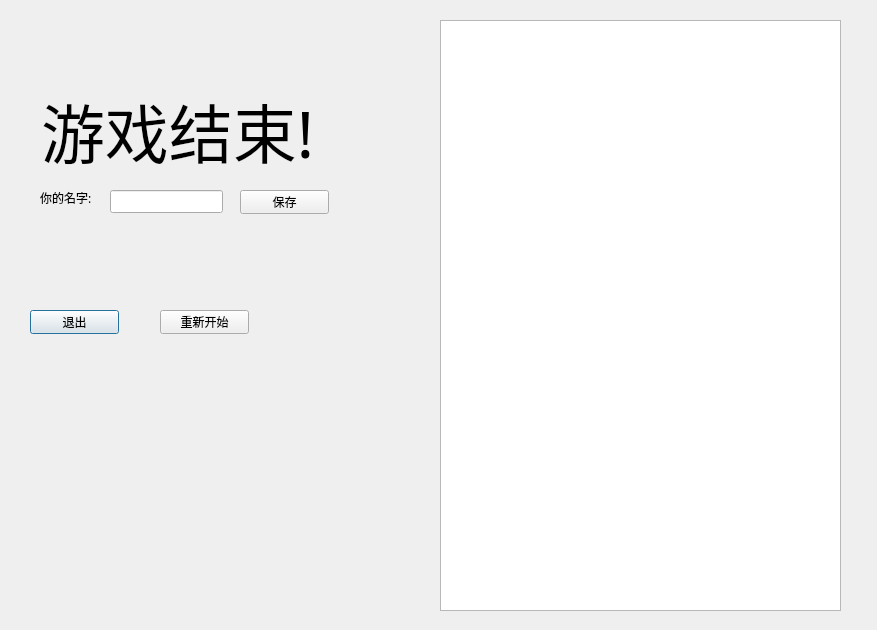
<?xml version="1.0" encoding="UTF-8"?>
<ui version="4.0">
 <class>gameover</class>
 <widget class="QDialog" name="gameover">
  <property name="geometry">
   <rect>
    <x>0</x>
    <y>0</y>
    <width>877</width>
    <height>630</height>
   </rect>
  </property>
  <property name="font">
   <font>
    <family>Agency FB</family>
    <pointsize>48</pointsize>
   </font>
  </property>
  <property name="windowTitle">
   <string>Dialog</string>
  </property>
  <widget class="QLabel" name="label">
   <property name="geometry">
    <rect>
     <x>41</x>
     <y>74</y>
     <width>311</width>
     <height>111</height>
    </rect>
   </property>
   <property name="text">
    <string>游戏结束!</string>
   </property>
  </widget>
  <widget class="QPushButton" name="pushButton">
   <property name="geometry">
    <rect>
     <x>30</x>
     <y>310</y>
     <width>89</width>
     <height>24</height>
    </rect>
   </property>
   <property name="font">
    <font>
     <family>Agency FB</family>
     <pointsize>9</pointsize>
    </font>
   </property>
   <property name="text">
    <string>退出</string>
   </property>
  </widget>
  <widget class="QPushButton" name="pushButton_2">
   <property name="geometry">
    <rect>
     <x>160</x>
     <y>310</y>
     <width>89</width>
     <height>24</height>
    </rect>
   </property>
   <property name="font">
    <font>
     <family>Agency FB</family>
     <pointsize>9</pointsize>
    </font>
   </property>
   <property name="text">
    <string>重新开始</string>
   </property>
  </widget>
  <widget class="QLabel" name="label_2">
   <property name="geometry">
    <rect>
     <x>40</x>
     <y>190</y>
     <width>72</width>
     <height>15</height>
    </rect>
   </property>
   <property name="font">
    <font>
     <family>Agency FB</family>
     <pointsize>9</pointsize>
    </font>
   </property>
   <property name="text">
    <string>你的名字:</string>
   </property>
  </widget>
  <widget class="QLineEdit" name="lineEdit">
   <property name="geometry">
    <rect>
     <x>110</x>
     <y>190</y>
     <width>113</width>
     <height>23</height>
    </rect>
   </property>
   <property name="font">
    <font>
     <family>Agency FB</family>
     <pointsize>9</pointsize>
    </font>
   </property>
  </widget>
  <widget class="QPushButton" name="pushButton_3">
   <property name="geometry">
    <rect>
     <x>240</x>
     <y>190</y>
     <width>89</width>
     <height>24</height>
    </rect>
   </property>
   <property name="font">
    <font>
     <family>Agency FB</family>
     <pointsize>9</pointsize>
    </font>
   </property>
   <property name="text">
    <string>保存</string>
   </property>
  </widget>
  <widget class="QTableWidget" name="tableWidget">
   <property name="geometry">
    <rect>
     <x>440</x>
     <y>20</y>
     <width>401</width>
     <height>591</height>
    </rect>
   </property>
  </widget>
 </widget>
 <resources/>
 <connections/>
</ui>
